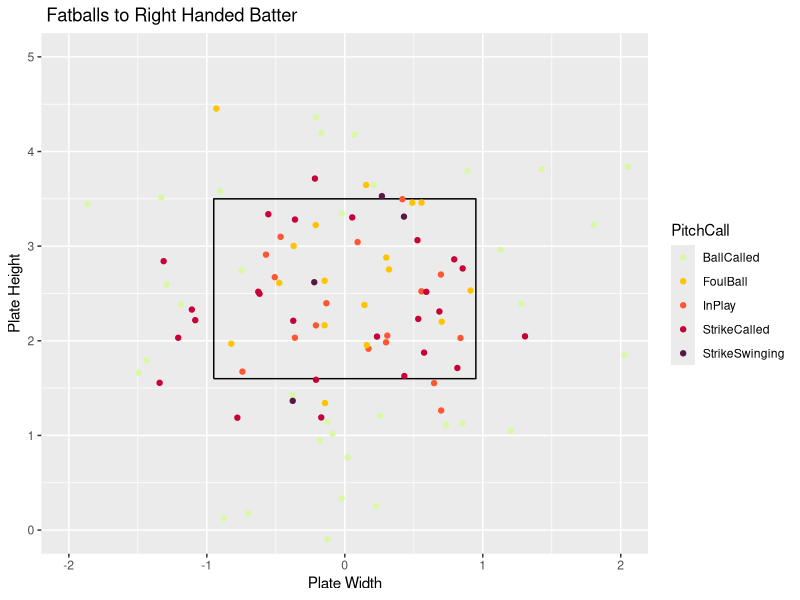
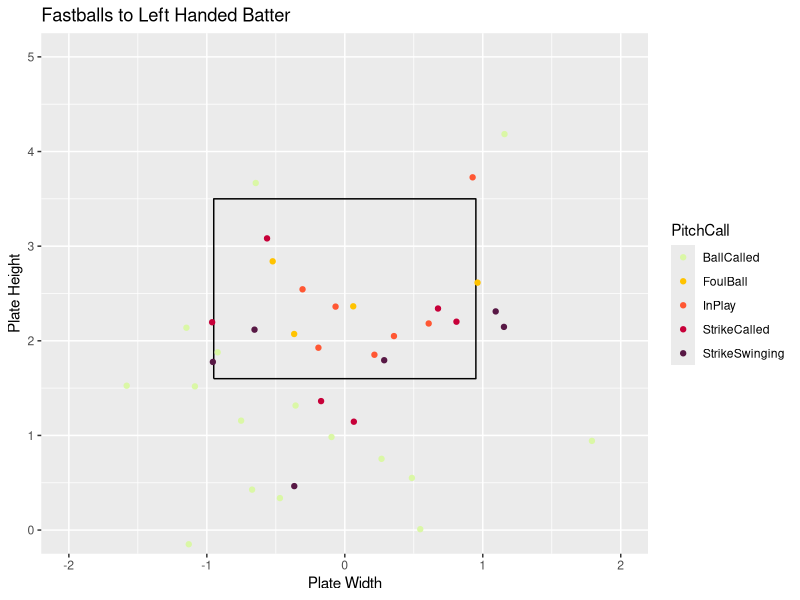

Generate these figures, in order, with R:
## ---- chunk 1
knitr::opts_chunk$set(fig.align = "center", fig.width = 4, fig.height = 4, comment = NA, message = FALSE, warning = FALSE, echo = FALSE)
library(readr)
library(dplyr)
library(ggplot2)
library(tidyverse)
Master <- read_csv("Master.csv")
Pitcher <- Master %>%
  filter(Pitcher == "Papp, Andrew")
x <- c(-.95,.95,.95,-.95,-.95)
z <- c(1.6,1.6,3.5,3.5,1.6)
sz <- data_frame(x, z)
## ---- chunk 2
FastballsThrownR <- Pitcher %>%
  filter(TaggedPitchType == "Fastball" & BatterSide == "Right" & RelSpeed)
ggplot() +
  geom_path(data = sz, aes(x = x, y = z)) +
  coord_equal() +
  xlab("Plate Width") +
  ylab("Plate Height") +
  ggtitle(" Fatballs to Right Handed Batter") +
  geom_point(data = FastballsThrownR,aes(x = PlateLocSide, y = PlateLocHeight, color = PitchCall)) +
  coord_cartesian(xlim = c(-2, 2), ylim = c(0, 5)) +
  scale_color_discrete(limits = c("StrikeSwinging" ,"StrikeCalled", "BallCalled", "HitByPitch", "InPlay", "FoulBall", "Undefined")) +
  scale_color_manual(values = c("#DAF7A6","#FFC300", "#FF5733", "#C70039", "#581845", "#000000", "#009E73"))
## ---- chunk 3
FastballsThrownL <- Pitcher %>%
  filter(TaggedPitchType == "Fastball" & BatterSide == "Left")
ggplot() +
  geom_path(data = sz, aes(x = x, y = z)) +
  coord_equal() +
  xlab("Plate Width") +
  ylab("Plate Height") +
  ggtitle("Fastballs to Left Handed Batter") +
  geom_point(data = FastballsThrownL,aes(x = PlateLocSide, y = PlateLocHeight, color = PitchCall)) +
  coord_cartesian(xlim = c(-2, 2), ylim = c(0, 5)) +
  scale_color_discrete(limits = c("StrikeSwinging" ,"StrikeCalled", "BallCalled", "HitByPitch", "InPlay", "FoulBall", "Undefined")) +
  scale_color_manual(values = c("#DAF7A6","#FFC300", "#FF5733", "#C70039", "#581845", "#000000", "#009E73"))
